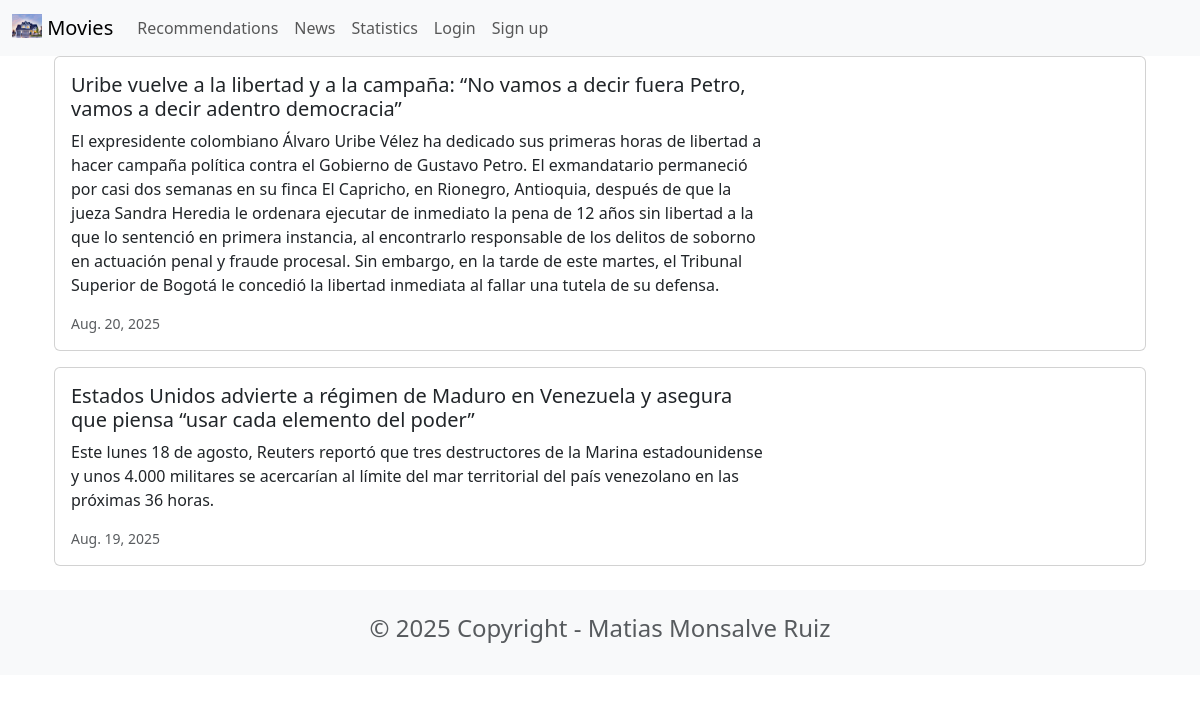
Page /news/ on the committed database.
### news/models.py (models this page shows, shortened)
class News(models.Model):
    headline = models.CharField(max_length=200)
    body = models.TextField()
    date = models.DateField()

### news/views.py (the view)
# urls.py: path('news/', include('news.urls')),
def news(request):
    newss = News.objects.all().order_by('-date')
    return render(request, 'news.html', {'newss': newss})

### news/templates/news.html (shortened to what this page needs)
{% extends 'base.html' %}
{% block content %}
<head>
    <link href="https://cdn.jsdelivr.net/npm/bootstrap@5.3.7/dist/css/bootstrap.min.css" rel="stylesheet">
</head>
<body>
    <div class="container">
        {% for news in newss %}
        <div class="card mb-3">
  <div class="row g-0">
    <div class="col-md-8">
      <div class="card-body">
        <h5 class="card-title">{{ news.headline }}</h5>
        <p class="card-text">{{ news.body }}</p>
        <p class="card-text"><small class="text-muted">{{ news.date }}</small></p>
      </div>
    </div>
  </div>
</div>
        {% endfor %}
    </div>
</body>
{% endblock content %}

### rows in the picture
News: headline "Uribe vuelve a la libertad y a la campaña: “No vamos a decir fuera Petro, vamos a decir adentro democracia”", body "El expresidente colombiano Álvaro Uribe Vélez ha dedicado sus primeras horas de libertad a hacer campaña política contra el Gobierno de Gustavo Petro. El exmandatario permaneció por casi dos semanas en su finca El Capricho, en Rionegro, Antioquia, después de que la jueza Sandra Heredia le ordenara ejecutar de inmediato la pena de 12 años sin libertad a la que lo sentenció en primera instancia, al encontrarlo responsable de los delitos de soborno en actuación penal y fraude procesal. Sin embargo, en la tarde de este martes, el Tribunal Superior de Bogotá le concedió la libertad inmediata al fallar una tutela de su defensa.", date "Aug. 20, 2025"
News: headline "Estados Unidos advierte a régimen de Maduro en Venezuela y asegura que piensa “usar cada elemento del poder”", body "Este lunes 18 de agosto, Reuters reportó que tres destructores de la Marina estadounidense y unos 4.000 militares se acercarían al límite del mar territorial del país venezolano en las próximas 36 horas.", date "Aug. 19, 2025"
